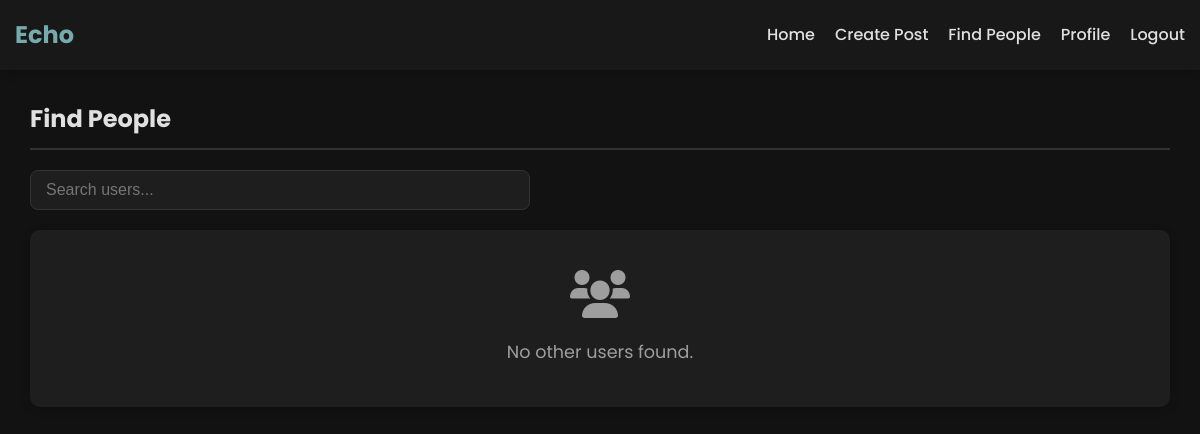
Page /users (signed in) on the earlier database version.
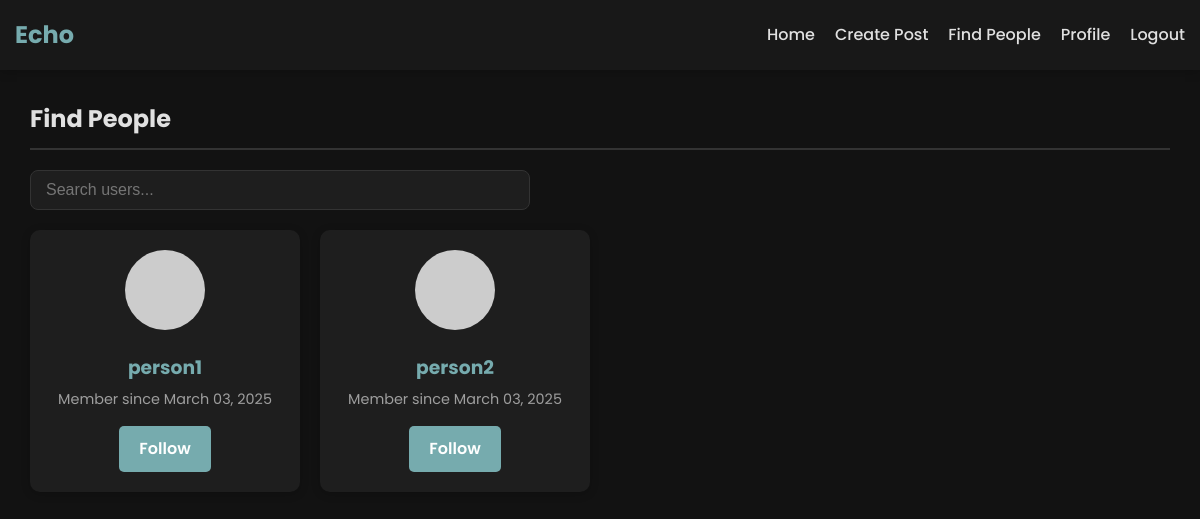
Same page on the later database version.
### app.py (models this page shows, shortened)
class User(UserMixin, db.Model):
    id = db.Column(db.Integer, primary_key=True)
    username = db.Column(db.String(80), unique=True, nullable=False)
    email = db.Column(db.String(120), unique=True, nullable=False)
    password_hash = db.Column(db.String(128), nullable=False)
    bio = db.Column(db.Text, default='')
    join_date = db.Column(db.DateTime, default=datetime.utcnow)
    posts = db.relationship('Post', backref='author', lazy=True)
    likes = db.relationship('Like', backref='user', lazy='dynamic', cascade='all, delete-orphan')
    friends = db.relationship('User',
                              secondary=friendship,
                              primaryjoin=(friendship.c.user_id == id),
                              secondaryjoin=(friendship.c.friend_id == id),
                              backref=db.backref('followed_by', lazy='dynamic'),
                              lazy='dynamic')
    def is_friend(self, user):
        return self.friends.filter(friendship.c.friend_id == user.id).count() > 0

### app.py (the view, shortened to what this page needs)
@app.route('/users')
@login_required
def users():
    all_users = User.query.filter(User.id != current_user.id).all()
    return render_template('users.html', users=all_users)

### app.py (called while the page is built)
@login_manager.user_loader
def load_user(user_id):
    return User.query.get(int(user_id))

### templates/users.html (shortened to what this page needs)
{% extends 'base.html' %}
{% block content %}
<div class="users-container">
    <h2>Find People</h2>
    <div class="search-container">
        <div class="search-input-wrapper">
            <input type="text" id="userSearchInput" class="search-input" placeholder="Search users..." autocomplete="off">
        </div>
    </div>
    <div id="searchResults">
        {% if users %}
            <div class="users-grid">
                {% for user in users %}
                    <div class="user-card">
                        <div class="user-avatar">
                            <img src="https://ui-avatars.com/api/?name={{ user.username }}&background=random" alt="Avatar">
                        </div>
                        <div class="user-info">
                            <h3><a href="{{ url_for('profile', username=user.username) }}">{{ user.username }}</a></h3>
                            <p class="join-date">Member since {{ user.join_date.strftime('%B %d, %Y') }}</p>
                        </div>
                        <div class="user-actions">
                            {% if current_user.is_friend(user) %}
                                <a href="{{ url_for('remove_friend', user_id=user.id) }}" class="btn btn-danger">Unfollow</a>
                            {% else %}
                                <a href="{{ url_for('add_friend', user_id=user.id) }}" class="btn btn-primary">Follow</a>
                            {% endif %}
                        </div>
                    </div>
                {% endfor %}
            </div>
        {% else %}
            <div class="empty-state">
                <i class="fas fa-users"></i>
                <p>No other users found.</p>
            </div>
        {% endif %}
    </div>
</div>
{% endblock %}

### templates/base.html (shortened to what this page needs)
<!DOCTYPE html>
<html lang="en">
<head>
    <link rel="stylesheet" href="https://cdnjs.cloudflare.com/ajax/libs/font-awesome/6.0.0-beta3/css/all.min.css">
    <link rel="stylesheet" href="{{ url_for('static', filename='css/style.css') }}">
</head>
<body>
    <nav class="navbar">
        <div class="container">
            <div class="navbar-brand">
                <a href="{{ url_for('index') }}">Echo</a>
            </div>
            <div class="navbar-menu">
                <ul class="navbar-nav">
                    <li><a href="{{ url_for('index') }}">Home</a></li>
                    {% if current_user.is_authenticated %}
                        <li><a href="{{ url_for('create_post') }}">Create Post</a></li>
                        <li><a href="{{ url_for('users') }}">Find People</a></li>
                        <li><a href="{{ url_for('profile', username=current_user.username) }}">Profile</a></li>
                        <li><a href="{{ url_for('logout') }}">Logout</a></li>
                    {% else %}
                        <li><a href="{{ url_for('login') }}">Login</a></li>
                        <li><a href="{{ url_for('signup') }}">Sign Up</a></li>
                    {% endif %}
                </ul>
            </div>
        </div>
    </nav>
    <div class="container">
        {% block content %}{% endblock %}
    </div>
</body>
</html>

### static/css/style.css (style rules this page uses)
:root { --primary-color: #76ABAE; --primary-dark: #3286a0; --secondary-color: #76ABAE; --secondary-dark: #3286a0; --danger-color: #cf6679; --danger-dark: #b55a68; --text-color: #e0e0e0; --text-light: #9e9e9e; --background-color: #121212; --card-color: #1e1e1e; --border-color: #333333; --box-shadow: 0 2px 10px rgba(0, 0, 0, 0.2); --highlight-color: #2d2d2d; }
* { margin: 0; padding: 0; box-sizing: border-box; }
body { font-family: 'Poppins', sans-serif; line-height: 1.6; color: var(--text-color); background-color: var(--background-color); display: flex; flex-direction: column; min-height: 100vh; overflow-x: hidden; }
a { color: var(--primary-color); text-decoration: none; transition: color 0.3s; }
.container { width: 100%; max-width: 1200px; margin: 0 auto; padding: 0 15px; flex: 1; }
.navbar { background-color: #181818; box-shadow: var(--box-shadow); position: sticky; top: 0; z-index: 1000; }
.navbar .container { display: flex; justify-content: space-between; align-items: center; height: 70px; }
.navbar-brand a { font-size: 1.5rem; font-weight: 700; color: var(--primary-color); }
.navbar-nav { display: flex; list-style: none; }
.navbar-nav li { margin-left: 20px; }
.navbar-nav a { color: var(--text-color); font-weight: 500; }
.btn { display: inline-block; padding: 10px 20px; border-radius: 5px; font-weight: 500; cursor: pointer; text-align: center; border: none; transition: background-color 0.3s, transform 0.2s; }
.btn-primary, .btn-secondary, .btn-danger { font-weight: 600; }
.btn-primary { background-color: var(--primary-color); color: white; }
.post-meta, .user-info .join-date, .profile-info .join-date { color: var(--text-light); }
.users-container { margin: 30px 0; padding: 0 15px; }
.users-container h2 { margin-bottom: 20px; color: var(--text-color); border-bottom: 2px solid var(--border-color); padding-bottom: 10px; }
.users-grid { display: grid; grid-template-columns: repeat(auto-fill, minmax(250px, 1fr)); gap: 20px; }
.user-card { background-color: var(--card-color); border-radius: 10px; padding: 20px; box-shadow: var(--box-shadow); display: flex; flex-direction: column; align-items: center; text-align: center; transition: transform 0.3s; }
.user-avatar { margin-bottom: 15px; }
.user-avatar img { width: 80px; height: 80px; border-radius: 50%; object-fit: cover; }
.user-info h3 { margin-bottom: 5px; }
.user-info .join-date { color: var(--text-light); font-size: 0.9rem; margin-bottom: 15px; }
.user-actions { margin-top: auto; }
.search-container { margin-bottom: 20px; width: 100%; }
.search-input-wrapper { position: relative; width: 100%; max-width: 500px; }
.search-input { width: 100%; padding: 10px 15px; padding-right: 40px; border-radius: 8px; border: 1px solid var(--border-color); background-color: var(--card-color); color: var(--text-color); font-size: 16px; }

Differences in the rows shown:
added User: username "person1", join_date "March 03, 2025"
added User: username "person2", join_date "March 03, 2025"
Other differences:
text no longer shown: "No other users found."
